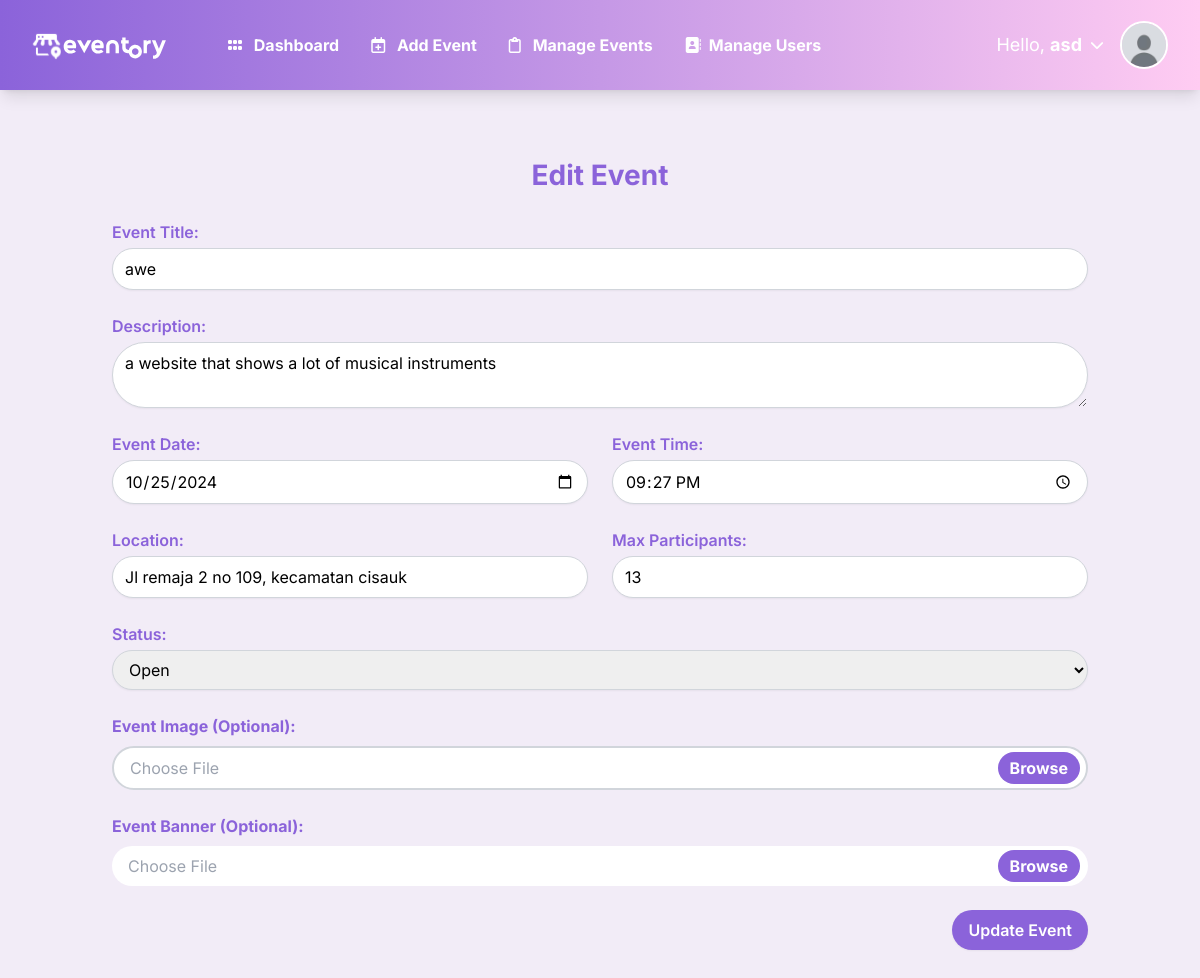
The app's page /admin/edit_event.php?event_id=14 (signed in) with its own data.
### tables this page shows
CREATE TABLE `users` (
  `id` int(11) NOT NULL,
  `name` varchar(255) NOT NULL,
  `email` varchar(255) NOT NULL,
  `password` varchar(255) NOT NULL,
  `role` enum('admin','user') DEFAULT 'user',
  `created_at` timestamp NOT NULL DEFAULT current_timestamp(),
  `profile_picture` varchar(255) NOT NULL,
  `reset_token` varchar(255) NOT NULL,
  `reset_expiry` datetime DEFAULT NULL
);

CREATE TABLE `events` (
  `event_id` int(11) NOT NULL,
  `title` varchar(255) NOT NULL,
  `description` text NOT NULL,
  `event_date` date NOT NULL,
  `event_time` time NOT NULL,
  `location` varchar(255) NOT NULL,
  `max_participants` int(11) NOT NULL,
  `registered_participants` int(11) NOT NULL,
  `status` enum('open','closed','canceled') DEFAULT 'open',
  `image` varchar(255) DEFAULT NULL,
  `created_at` timestamp NOT NULL DEFAULT current_timestamp(),
  `banner` varchar(255) DEFAULT NULL
);

### public_html/admin/edit_event.php (the view, shortened to what this page needs)
<?php
require '../includes/db_connection.php';
$event_id = $_GET['event_id'];
$stmt = $pdo->prepare("SELECT * FROM events WHERE event_id = :event_id");
$stmt->execute(['event_id' => $event_id]);
$event = $stmt->fetch();
?>
<?php include '../includes/navbar.php'?>
<!DOCTYPE html>
<html lang="en">
<head>
    <script src="https://cdn.tailwindcss.com"></script>
</head>
<body class="bg-gray-100">
    <div class="container mx-auto p-6 mt-10 mb-4">
        <h1 class="text-[28px] font-bold mb-6 text-center text-lilac">Edit Event</h1>
        <form method="POST" enctype="multipart/form-data" class="space-y-6">
        <div>
                <label class="block text-md font-semibold text-lilac">Event Title:</label>
                <input type="text" name="title" value="<?= htmlspecialchars($event['title']) ?>" required
                    class="mt-1 block w-full px-3 py-2 border border-gray-300 rounded-full shadow-sm focus:outline-none focus:ring-indigo-500 focus:border-indigo-500">
            </div>
            <div>
                <label class="block text-md font-semibold text-lilac">Description:</label>
                <textarea name="description" required
                    class="mt-1 block w-full px-3 py-2 border border-gray-300 rounded-full shadow-sm focus:outline-none focus:ring-indigo-500 focus:border-indigo-500"><?= htmlspecialchars($event['description']) ?></textarea>
            </div>
            <div class="grid grid-cols-1 md:grid-cols-2 gap-6">
                <div>
                    <label class="block text-md font-semibold text-lilac">Event Date:</label>
                    <input type="date" name="event_date" value="<?= htmlspecialchars($event['event_date']) ?>" required
                        class="mt-1 block w-full px-3 py-2 border border-gray-300 rounded-full shadow-sm focus:outline-none focus:ring-indigo-500 focus:border-indigo-500">
                </div>
                <div>
                    <label class="block text-md font-semibold text-lilac">Event Time:</label>
                    <input type="time" name="event_time" value="<?= htmlspecialchars($event['event_time']) ?>" required
                        class="mt-1 block w-full px-3 py-2 border border-gray-300 rounded-full shadow-sm focus:outline-none focus:ring-indigo-500 focus:border-indigo-500">
                </div>
            </div>
            <div class="grid grid-cols-1 md:grid-cols-2 gap-6">
                <div>
                    <label class="block text-md font-semibold text-lilac">Location:</label>
                    <input type="text" name="location" value="<?= htmlspecialchars($event['location']) ?>" required
                        class="mt-1 block w-full px-3 py-2 border border-gray-300 rounded-full shadow-sm focus:outline-none focus:ring-indigo-500 focus:border-indigo-500">
                </div>
                <div>
                    <label class="block text-md font-semibold text-lilac">Max Participants:</label>
                    <input type="number" name="max_participants" value="<?= htmlspecialchars($event['max_participants']) ?>" required
                        class="mt-1 block w-full px-3 py-2 border border-gray-300 rounded-full shadow-sm focus:outline-none focus:ring-indigo-500 focus:border-indigo-500">
                </div>
            </div>
            <div>
                <label class="block text-md font-semibold text-lilac">Status:</label>
                <select name="status"
                    class="mt-1 block w-full px-3 py-2 border border-gray-300 rounded-full shadow-sm focus:outline-none focus:ring-indigo-500 focus:border-indigo-500">
                    <option value="open" <?= $event['status'] == 'open' ? 'selected' : '' ?>>Open</option>
                </select>
            </div>
            <div class="mb-4 relative">
                <label class="block text-gray-700 font-bold mb-2 text-lilac">Event Image (Optional):</label>
                <input type="text" id="eventImagePlaceholder" placeholder="Choose File"
                    class="w-full text-gray-700 px-4 py-2 rounded-full bg-white cursor-pointer border-2 border-gray-300" readonly>
                <button type="button" class="absolute right-2 top-1/2 transform -translate-y bg-lilac text-white font-bold px-3 py-1 rounded-full">Browse</button>
            </div>
            <div class="mb-4 relative">
                <label class="block text-gray-700 font-bold mb-2 text-lilac">Event Banner (Optional):</label>
                <input type="text" id="eventBannerPlaceholder" placeholder="Choose File"
                    class="w-full text-gray-700 px-4 py-2 rounded-full bg-white cursor-pointer" readonly>
                <button type="button" class="absolute right-2 top-1/2 transform -translate-y bg-lilac text-white font-bold px-3 py-1 rounded-full">Browse</button>
            </div>
            <div class="flex justify-end">
                <button type="submit"
                    class="w-full md:w-auto bg-lilac hover:bg-dlilac text-white font-semibold py-2 px-4 rounded-[22px] shadow-sm focus:outline-none focus:ring-2 focus:ring-indigo-500 focus:ring-offset-2">
                    Update Event
                </button>
            </div>
        </form>
    </div>
</body>
</html>

### public_html/includes/navbar.php (shortened to what this page needs)
<?php
require '../includes/db_connection.php';
$stmt = $pdo->prepare("SELECT * FROM users WHERE id = ?");
$stmt->execute([$_SESSION['user_id']]);
$user = $stmt->fetch();
$default_picture = 'default.jpg';
if (empty($user['profile_picture']) || !file_exists($user['profile_picture'])) {
    $user['profile_picture'] = $default_picture;
}
?>
<!DOCTYPE html>
<html lang="en">
<head>
    <script src="https://cdn.tailwindcss.com"></script>
</head>
<body class="bg-[#F2ECF7] font-inter">
    <nav class="bg-gradient-to-r from-[#8B63DA] via-[#C598E6] to-[#FFCCF2] shadow-lg">
        <div class="max-w-7xl mx-auto px-4 sm:px-6 lg:px-8">
            <div class="flex items-center justify-between h-[90px]">
                <div class="flex items-center space-x-8">
                    <a href="#" class="text-white font-bold text-xl flex-shrink-0">
                        <img class="w-[140px]" src="../assets/images/logo.svg" alt="Logo">
                    </a>
                    <div class="hidden md:flex space-x-8 font-bold text-white transition">
                        <?php if (isset($_SESSION['role'])): ?>
                            <?php if ($_SESSION['role'] === 'admin'): ?>
                                <a href="dashboard.php" class="hover:text-white transition ms-6">
                                    <i class="fa-solid fa-grip me-2"></i>
                                    <span class="">Dashboard</span></a>
                                <a href="add_event.php" class="hover:text-white transition">
                                    <i class="fa-regular fa-calendar-plus"></i>
                                    <span class="ms-2">Add Event</span>
                                </a>
                                <a href="manage_events.php" class="hover:text-white transition">
                                <i class="fa-regular fa-clipboard me-2"></i>
                                Manage Events</a>
                                <a href="view_users.php" class="hover:text-white transition"><i class="fa-solid fa-address-book me-2"></i>Manage Users</a>
                            <?php endif; ?>
                        <?php endif; ?>
                    </div>
                </div>
                    <div id="user-menu-toggle" class="hidden md:flex items-center cursor-pointer">
                        <span class="text-white text-lg mx-2">Hello, <b><?= htmlspecialchars($user['name']) ?></b></span>
                        <i class="fas fa-chevron-down text-white text-sm me-4"></i>
                        <img src="../assets/images/profile_pictures/<?= htmlspecialchars($user['profile_picture']) ?>?<?= time() ?>" class="h-12 w-12 rounded-full border-2 border-white" alt="Profile">
                    </div>
            </div>
        </div>
    </nav>
</body>
</html>

### records on screen
users: name "asd"
events: title "awe", description "a website that shows a lot of musical instruments", event_date "10/25/2024", event_time "21:27:00", location "Jl remaja 2 no 109, kecamatan cisauk", max_participants "13", status "Open"
